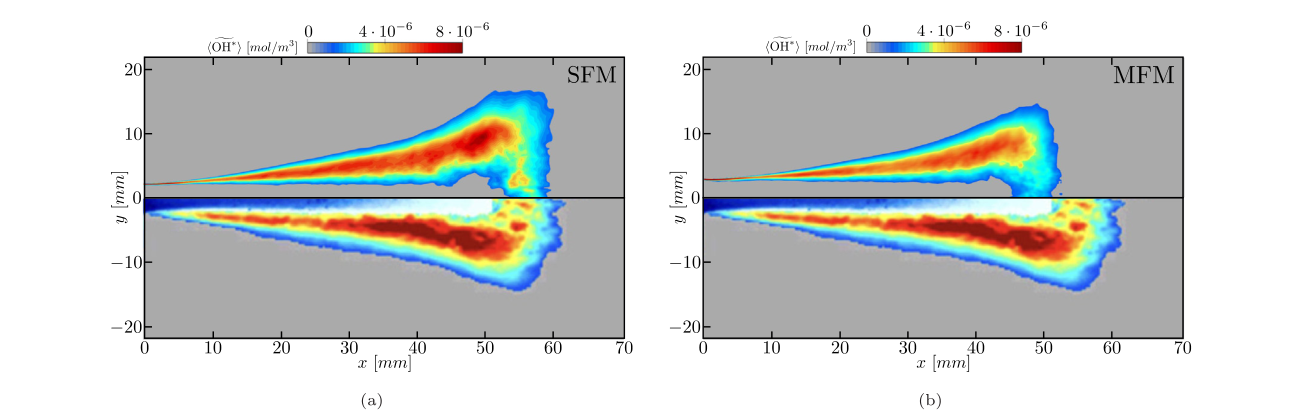
#> input picture mascotte-g2/evidence/source-figures/cavalieri-2025-fig12.png, 1310 x 417 px
$ python digitize_reference_fields.py
#> lines starting #> are read from the running program, lines starting #| are printed output that depends on the picture
#!/usr/bin/env python3
"""Reproduce approximate field grids from two CC-licensed paper figures.

Requires numpy and Pillow. Pixel rectangles were manually reviewed against the
stored source figures. Values are nearest-colour inversions of the displayed
horizontal colour bars; they are not author-supplied numerical data.
"""

from __future__ import annotations

import csv
import hashlib
import json
from pathlib import Path

import numpy as np
from PIL import Image


ROOT = Path(__file__).resolve().parents[1]
SOURCES = ROOT / "source-figures"
OUTPUT = ROOT / "digitized"


def sha256(path: Path) -> str:
    digest = hashlib.sha256()
    with path.open("rb") as stream:
        for block in iter(lambda: stream.read(1024 * 1024), b""):
            digest.update(block)
    return digest.hexdigest()


def inverse_colour_grid(
    source: Path,
    *,
    field_box: tuple[int, int, int, int],
    bar_box: tuple[int, int, int, int],
    value_range: tuple[float, float],
    x_range: tuple[float, float],
    y_range: tuple[float, float],
    shape: tuple[int, int],
    output_name: str,
    metadata: dict,
    max_rgb_distance: float = 35.0,
) -> dict:
    image = np.asarray(Image.open(source).convert("RGB"), dtype=float)
    fx0, fy0, fx1, fy1 = field_box
    bx0, by0, bx1, by1 = bar_box
    field = image[fy0:fy1, fx0:fx1]
    bar_region = image[by0:by1, bx0:bx1]
    bar = np.median(bar_region, axis=0)

    ny, nx = shape
    xi = np.linspace(0, field.shape[1] - 1, nx).round().astype(int)
    yi = np.linspace(0, field.shape[0] - 1, ny).round().astype(int)
    sampled = field[np.ix_(yi, xi)]
    flat = sampled.reshape(-1, 3)
    distances = np.linalg.norm(flat[:, None, :] - bar[None, :, :], axis=2)
    indices = np.argmin(distances, axis=1)
    minimum = distances[np.arange(len(flat)), indices]
    values = value_range[0] + (value_range[1] - value_range[0]) * indices / max(len(bar) - 1, 1)
    values[minimum > max_rgb_distance] = np.nan
    values = values.reshape(ny, nx)
    minimum = minimum.reshape(ny, nx)

    x = np.linspace(*x_range, nx)
    y = np.linspace(*y_range, ny)
    output = OUTPUT / f"{output_name}.csv"
    with output.open("w", newline="", encoding="utf-8") as stream:
        writer = csv.writer(stream)
        writer.writerow(["x", "y", "value", "rgb_distance"])
        for j, y_value in enumerate(y):
            for i, x_value in enumerate(x):
                value = values[j, i]
                writer.writerow(
                    [
                        f"{x_value:.9g}",
                        f"{y_value:.9g}",
                        "" if not np.isfinite(value) else f"{value:.12g}",
                        f"{minimum[j, i]:.7g}",
                    ]
                )

    record = {
        **metadata,
        "file": output.name,
        "source_figure": source.name,
        "source_sha256": sha256(source),
        "field_box_px": field_box,
        "colourbar_box_px": bar_box,
        "declared_value_range": value_range,
        "coordinate_ranges": {"x": x_range, "y": y_range},
        "grid_shape_ny_nx": shape,
        "maximum_accepted_rgb_distance": max_rgb_distance,
        "finite_fraction": float(np.isfinite(values).mean()),
        "csv_sha256": sha256(output),
        "method": "nearest RGB on displayed colour bar after reviewed raster crop",
        "quantitative_limit": "approximate figure-derived values; not raw author data",
    }
    return record


def digitize_degiorgi_centerline(source: Path) -> dict:
    """Digitize Figure 4b blue/red centerline-temperature curves."""
    image = np.asarray(Image.open(source).convert("RGB"), dtype=float)
    x0, y0, x1, y1 = 446, 519, 691, 742
    plot = image[y0:y1 + 1, x0:x1 + 1]
    output = OUTPUT / "de-giorgi-2014-fig4b-centerline-temperature.csv"
    rows = []
    for i in range(plot.shape[1]):
        column = plot[:, i, :]
        masks = {
            "case1_JL": (column[:, 2] > column[:, 0] + 18) & (column[:, 2] > column[:, 1] + 8),
            "case2_SKEL": (column[:, 0] > column[:, 2] + 18) & (column[:, 0] > column[:, 1] + 5),
        }
        x_m = 0.09 * i / max(plot.shape[1] - 1, 1)
        values = {}
        for name, mask in masks.items():
            indices = np.flatnonzero(mask)
            if len(indices):
                pixel_y = float(np.median(indices))
                values[name] = 3500.0 * (1.0 - pixel_y / max(plot.shape[0] - 1, 1))
            else:
                values[name] = None
        rows.append((x_m, values["case1_JL"], values["case2_SKEL"]))
    with output.open("w", newline="", encoding="utf-8") as stream:
        writer = csv.writer(stream)
        writer.writerow(["x_m", "case1_JL_temperature_K", "case2_SKEL_temperature_K"])
        for x_m, case1, case2 in rows:
            writer.writerow(
                [
                    f"{x_m:.9g}",
                    "" if case1 is None else f"{case1:.9g}",
                    "" if case2 is None else f"{case2:.9g}",
                ]
            )
    return {
        "source_id": "paper:de-giorgi-2014-combustion-models",
        "figure": "Figure 4b",
        "quantity": "centerline temperature",
        "file": output.name,
        "source_figure": source.name,
        "source_sha256": sha256(source),
        "plot_box_px": [x0, y0, x1, y1],
        "axis_calibration": {"x_m": [0.0, 0.09], "temperature_K": [0.0, 3500.0]},
        "experimental_peak_position_band_m_approx": [0.053, 0.061],
        "csv_sha256": sha256(output),
        "method": "colour-threshold trace with median curve pixel per axial column",
        "quantitative_limit": "approximate figure-derived curve; not raw author data",
    }


def main() -> None:
    OUTPUT.mkdir(parents=True, exist_ok=True)
    records = []

    cavalieri = SOURCES / "cavalieri-2025-fig12.png"
    common_cavalieri = {
        "source_id": "paper:cavalieri-2025-pseudoboiling",
        "figure": "Figure 12a",
        "quantity": "displayed mean OH-star",
        "value_unit": "mol/m3 as plotted; experimental absolute calibration remains uncertain",
        "x_unit": "mm",
        "y_unit": "mm",
    }
    records.append(
        inverse_colour_grid(
            cavalieri,
            field_box=(148, 58, 639, 198),
            bar_box=(310, 40, 468, 51),
            value_range=(0.0, 8.0e-6),
            x_range=(0.0, 70.0),
            y_range=(20.0, 0.0),
            shape=(48, 112),
            output_name="cavalieri-2025-fig12a-sfm-numerical-ohstar",
            metadata={**common_cavalieri, "panel": "upper numerical SFM"},
        )
    )
#> in inverse_colour_grid, `field = image[fy0:fy1, fx0:fx1]`:
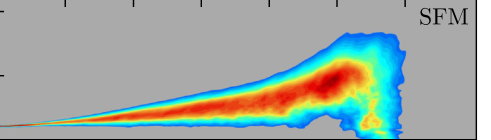
#> field: shape (140, 491, 3) float64; mean R, G, B 157.3, 170.6, 163.8
#> in inverse_colour_grid, `bar = np.median(bar_region, axis=0)`: bar = 158 rows, first 8: [170, 170, 169], [165, 167, 174], [146, 157, 182], [142, 158, 180], [142, 157, 183], [131, 150, 188], [116, 141, 193], [116, 143, 192]
#> in inverse_colour_grid, `indices = np.argmin(distances, axis=1)`: indices = 5376 values, max 155 at index 109, min 0 at index 0, mean 24.27
#> in inverse_colour_grid, `minimum = distances[np.arange(len(flat)), indices]`: minimum = 5376 values, max 143 at index 61, min 0 at index 109, mean 5.89
#> in inverse_colour_grid, `values = value_range[0] + (value_range[1] - value_range[0]) * indices ..`: values = 5376 values, max 7.9e-06 at index 109, min 0 at index 0, mean 1.24e-06
    records.append(
        inverse_colour_grid(
            cavalieri,
            field_box=(148, 199, 639, 339),
            bar_box=(310, 40, 468, 51),
            value_range=(0.0, 8.0e-6),
            x_range=(0.0, 70.0),
            y_range=(0.0, -20.0),
            shape=(48, 112),
            output_name="cavalieri-2025-fig12a-experimental-ohstar",
            metadata={**common_cavalieri, "panel": "lower experimental Abel-transformed OH-star"},
        )
    )
#> the loop in inverse_colour_grid (call 2), `for j, y_value in enumerate(y):` made 48 passes
#> y_value on passes 1 to 12: 0, -0.426, -0.851, -1.28, -1.7, -2.13, -2.55, -2.98, -3.4, -3.83, -4.26, -4.68

    degiorgi = SOURCES / "de-giorgi-2014-page12.png"
    for case, ybox in (("case2", (331, 379)), ("case1", (383, 430))):
        records.append(
            inverse_colour_grid(
                degiorgi,
                field_box=(80, ybox[0], 336, ybox[1]),
                bar_box=(269, 296, 363, 310),
                value_range=(0.0, 1.0),
                x_range=(0.0, 18.0),
                y_range=(1.0, 0.0),
                shape=(28, 108),
                output_name=f"de-giorgi-2014-fig5a-{case}-o2",
                metadata={
                    "source_id": "paper:de-giorgi-2014-combustion-models",
                    "figure": "Figure 5a",
                    "panel": case,
                    "quantity": "oxygen mass fraction",
                    "value_unit": "mass fraction",
                    "x_unit": "oxygen-injector diameters",
                    "y_unit": "normalized raster height; no radial scale reported in panel",
                },
            )
        )
#> call 3 of inverse_colour_grid, with field_box = (80, 331, 336, 379), bar_box = (269, 296, 363, 310), value_range = (0, 1), x_range = (0, 18), y_range = (1, 0), shape = (28, 108), output_name = 'de-giorgi-2014-fig5a-case2-o2', max_rgb_distance = 35
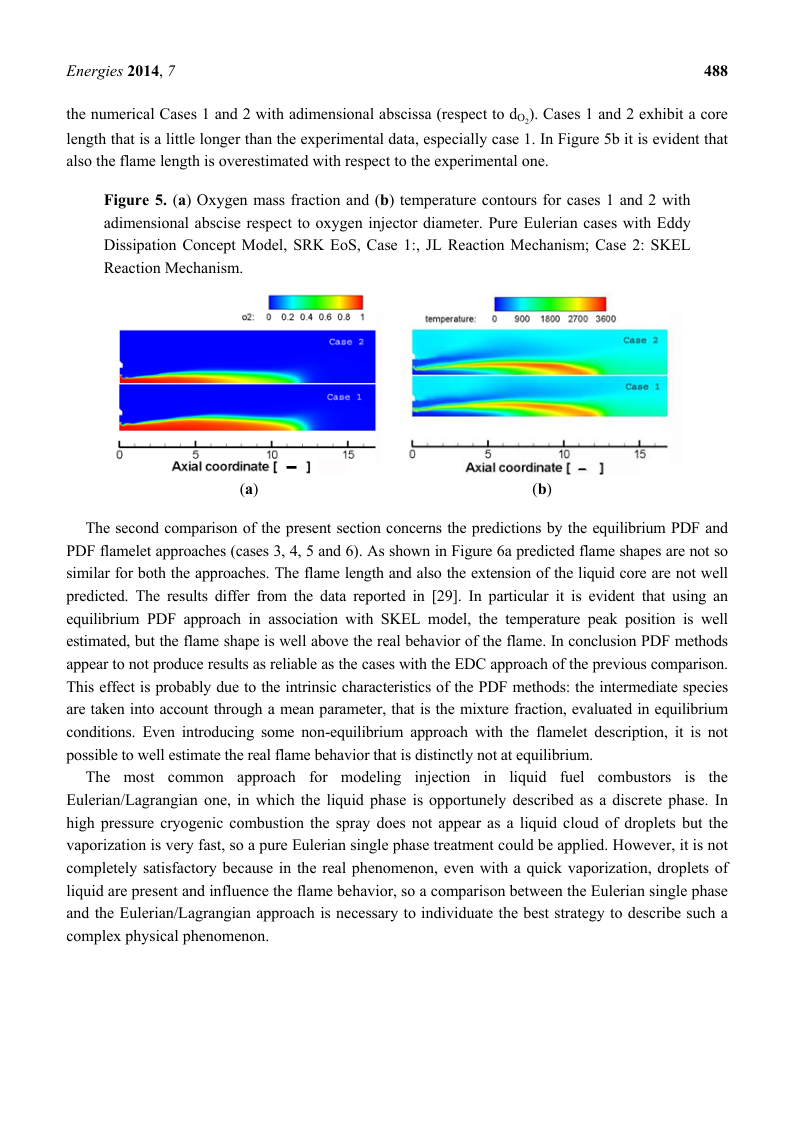
#> input picture mascotte-g2/evidence/source-figures/de-giorgi-2014-page12.png, 794 x 1123 px
#> in inverse_colour_grid (call 3), `bar = np.median(bar_region, axis=0)`: bar = 94 rows, first 8: [36, 36, 206], [1, 17, 251], [0, 30, 254.5], [0, 40, 254.5], [0, 51, 255], [1, 62, 255], [0, 73, 255], [0, 83, 254]
#> in inverse_colour_grid (call 3), `xi = np.linspace(0, field.shape[1] - 1, nx).round().astype(int)`: xi = 108 values from 0 to 255
#> in inverse_colour_grid (call 3), `yi = np.linspace(0, field.shape[0] - 1, ny).round().astype(int)`: yi = 28 values from 0 to 47
#> in inverse_colour_grid (call 3), `indices = np.argmin(distances, axis=1)`: indices = 3024 values, max 93 at index 2934, min 0 at index 646, mean 16.6
#> in inverse_colour_grid (call 3), `minimum = distances[np.arange(len(flat)), indices]`: minimum = 3024 values, max 254.1 at index 0, min 0.5 at index 2454, mean 52.75
#> in inverse_colour_grid (call 3), `values = value_range[0] + (value_range[1] - value_range[0]) * indices ..`: values = 3024 values, max 1 at index 2934, min 0 at index 646, mean 0.178
#> in inverse_colour_grid (call 3), `x = np.linspace(*x_range, nx)`: x = 108 values from 0 to 18
#> in inverse_colour_grid (call 3), `y = np.linspace(*y_range, ny)`: y = 28 values, max 1 at index 0, min 0 at index 27, mean 0.5
#> the loop in inverse_colour_grid (call 3), `for j, y_value in enumerate(y):` made 28 passes
#> y_value on passes 1 to 12: 1, 0.963, 0.926, 0.889, 0.852, 0.815, 0.778, 0.741, 0.704, 0.667, 0.63, 0.593

        records.append(
            inverse_colour_grid(
                degiorgi,
                field_box=(412, ybox[0], 668, ybox[1]),
                bar_box=(494, 296, 606, 310),
                value_range=(0.0, 3600.0),
                x_range=(0.0, 18.0),
                y_range=(1.0, 0.0),
                shape=(28, 108),
                output_name=f"de-giorgi-2014-fig5b-{case}-temperature",
                metadata={
                    "source_id": "paper:de-giorgi-2014-combustion-models",
                    "figure": "Figure 5b",
                    "panel": case,
                    "quantity": "temperature",
                    "value_unit": "K",
                    "x_unit": "oxygen-injector diameters",
                    "y_unit": "normalized raster height; no radial scale reported in panel",
                },
            )
        )
#> call 4 of inverse_colour_grid, with field_box = (412, 331, 668, 379), bar_box = (494, 296, 606, 310), value_range = (0, 3600), x_range = (0, 18), y_range = (1, 0), shape = (28, 108), output_name = 'de-giorgi-2014-fig5b-case2-temperature', max_rgb_distance = 35
#> in inverse_colour_grid (call 4), `field = image[fy0:fy1, fx0:fx1]`:
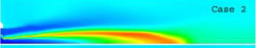
#> field: shape (48, 256, 3) float64; mean R, G, B 34.3, 224.2, 206.9
#> in inverse_colour_grid (call 4), `bar = np.median(bar_region, axis=0)`: bar = 112 rows, first 8: [141.5, 144, 227], [8, 13, 174], [7, 20, 236.5], [2, 26, 255], [1.5, 37, 255], [0.5, 49, 250.5], [1.5, 57, 250], [4, 66, 253]
#> in inverse_colour_grid (call 4), `distances = np.linalg.norm(flat[:, None, :] - bar[None, :, :], axis=2)`:
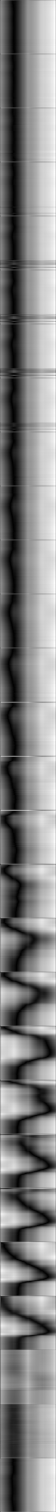
#> distances: shape (3024, 112) float64 (shown at 1/2 size); min 0, max 430.6, mean 217.7; drawn with min black and max white
#> in inverse_colour_grid (call 4), `indices = np.argmin(distances, axis=1)`: indices = 3024 values, max 100 at index 2219, min 0 at index 107, mean 31.47
#> in inverse_colour_grid (call 4), `minimum = distances[np.arange(len(flat)), indices]`: minimum = 3024 values, max 157.4 at index 1512, min 0 at index 138, mean 16.16
#> in inverse_colour_grid (call 4), `values = value_range[0] + (value_range[1] - value_range[0]) * indices ..`: values = 3024 values, max 3243.2 at index 2219, min 0 at index 107, mean 1020.5
#> in inverse_colour_grid (call 4), `minimum = minimum.reshape(ny, nx)`:
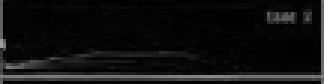
#> minimum: shape (28, 108) float64 (shown 3 times larger); min 0, max 157.4, mean 16.2
#> the loop in inverse_colour_grid (call 4), `for j, y_value in enumerate(y):` made 28 passes

    records.append(
        digitize_degiorgi_centerline(SOURCES / "de-giorgi-2014-page11.png")
    )
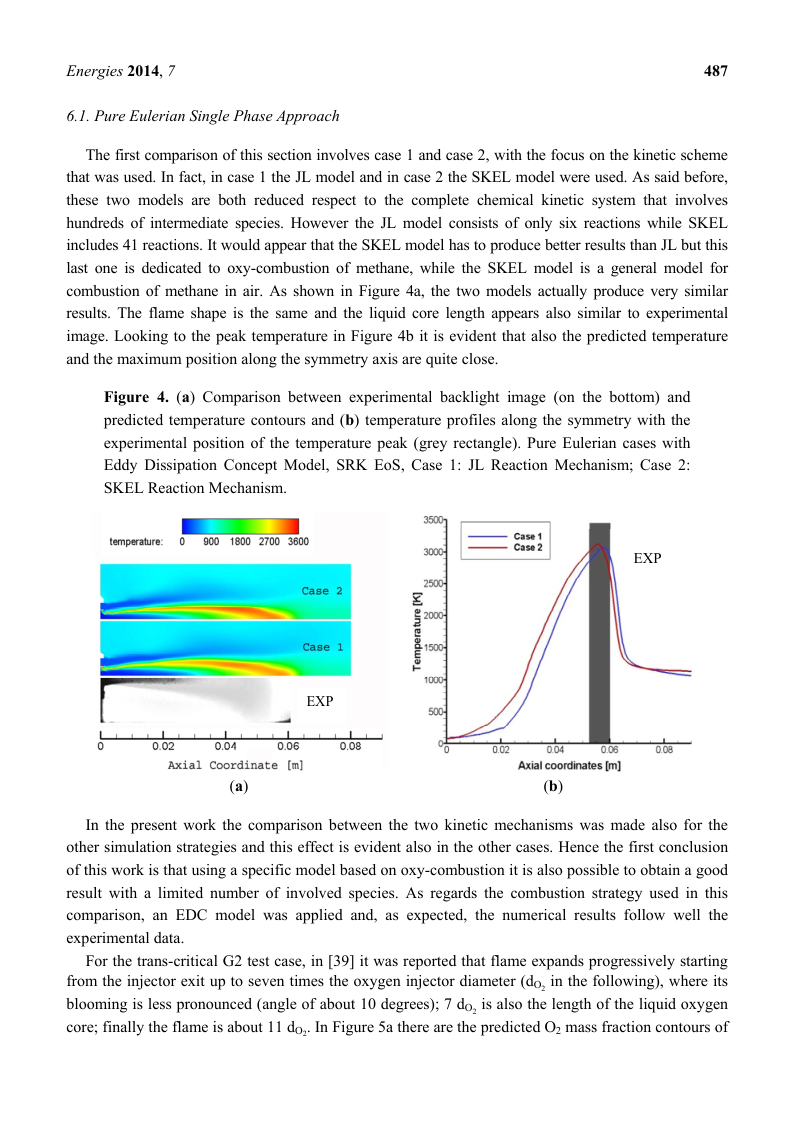
#> input picture mascotte-g2/evidence/source-figures/de-giorgi-2014-page11.png, 794 x 1123 px
#> in digitize_degiorgi_centerline, `plot = image[y0:y1 + 1, x0:x1 + 1]`:
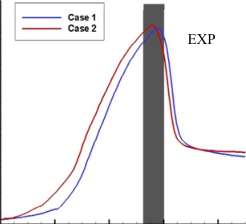
#> plot: shape (224, 246, 3) float64; mean R, G, B 234.2, 232.6, 233.9
#> after the loop in digitize_degiorgi_centerline, `for i in range(plot.shape[1]):`: rows = 246 items
#> the loop in digitize_degiorgi_centerline, `for x_m, case1, case2 in rows:` made 246 passes
#> (x_m, case1, case2) on passes 1 to 3: (0, None, 62.78), (0.000367, None, 62.78), (0.000735, None, 62.78)

    manifest = {
        "schema_version": 1,
        "generated_by": Path(__file__).name,
        "records": records,
        "review": [
            "Use field topology and approximate extents; do not treat raster values as author data.",
            "Blank CSV values failed the RGB-distance gate.",
            "De Giorgi radial coordinate is normalized because Figure 5 does not plot a radial scale.",
            "Cavalieri experimental OH-star is Abel transformed; its absolute scaling is less certain than spatial support.",
        ],
    }
    path = OUTPUT / "paper-field-manifest.json"
    path.write_text(json.dumps(manifest, indent=2) + "\n", encoding="utf-8")
    print(path)


if __name__ == "__main__":
    main()
